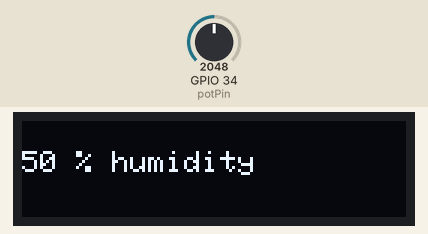
A sketch run on a simulated ESP32. Shown: 128×32 one-colour display. The test bench sets the inputs (shaded band); at power-on: GPIO 34 (potPin) = 2048. What the sketch prints to the serial monitor is not drawn.

Above: at 4.2 s.
4.3 s: GPIO 34 (potPin) set to 2866
At 5.5 s:
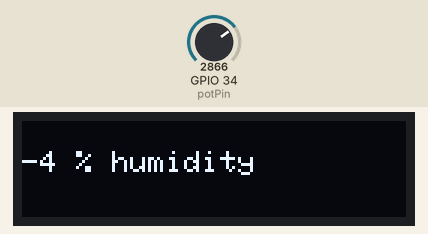
6.5 s: GPIO 34 (potPin) set to 3603
At 8.0 s:
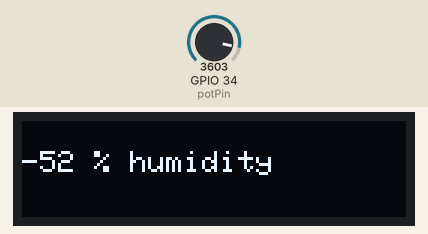
8.6 s: GPIO 34 (potPin) set to 4095
At 10.5 s:
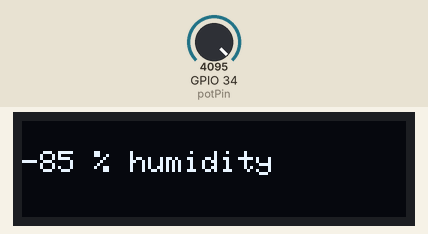
Timing chart, 0 to 12.0 s (numbered marks = the images above; inputs shaded):
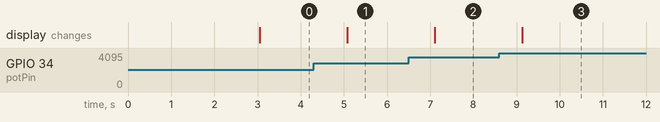

The sketch:

esp32-humidity.ino
```cpp
// Hardware: ESP32 - OLED SSD1306 screen - Humidity sensor
// Purpose: Tracks the soil moisture from the sensor, and displays percentage on a screen
// AirValue and WaterValue need to be calibrated for the sensor


// Init libraries for Oled display ssd1306, 128x32
#include <Wire.h>
#include <Adafruit_GFX.h>
#include <Adafruit_SSD1306.h>

#define SCREEN_WIDTH 128 // OLED display width, in pixels
#define SCREEN_HEIGHT 32 // OLED display height, in pixels

// Potentiometer is connected to Pin 34
const int potPin = 34;

// variable for storing the potentiometer value
int potValue = 0;
const int AirValue = 2800;
const int WaterValue = 1280;

// Declaration for an SSD1306 display connected to I2C (SDA, SCL pins)
Adafruit_SSD1306 display(SCREEN_WIDTH, SCREEN_HEIGHT, &Wire, -1);

void setup() {
  Serial.begin(9600);
  if(!display.begin(SSD1306_SWITCHCAPVCC, 0x3C)) {
    Serial.println(F("SSD1306 allocation failed"));
    for(;;);
  }
  delay(2000);
  display.clearDisplay();
  display.setTextSize(1);
  display.setTextColor(WHITE);
  display.display();
  delay(1000);
}

void loop() {
  // Reading sensor value
  potValue = analogRead(potPin);
  int moisturePercentage = 100-(potValue-WaterValue)*100/(AirValue-WaterValue);
  Serial.println(moisturePercentage);
  display.clearDisplay();
  display.setCursor(0, 10);
  display.print(moisturePercentage);
  display.println(" % humidity");
  display.display();
  //Serial.println(potValue);
  delay(1000);
}
```

Measured:
- after the input at 4.3 s, the display: changes after 0.78 s (image 1)
- after the input at 6.5 s, the display: changes after 0.61 s (image 2)
- after the input at 8.6 s, the display: changes after 0.53 s (image 3)
